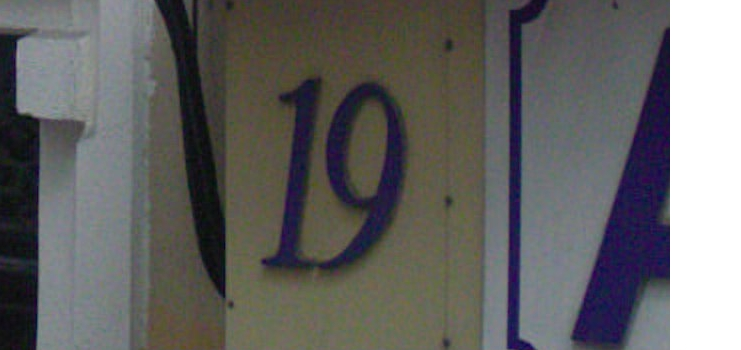
#> input picture data/raw/1.png, 741 x 350 px
$ python -i ocr_utils.py   (imports and definitions only)
#> lines starting #> are read from the running program, lines starting #| are printed output that depends on the picture; after the words box and inside, x2 and y2 are one past the last pixel; in counts of white or black regions, pixels touching at a corner belong together
#> further down, picture is the input picture: shape (350, 741, 3); mean B, G, R 99.7, 100.7, 101.4
import pytesseract

pytesseract.pytesseract.tesseract_cmd = r'C:\Program Files\Tesseract-OCR\tesseract.exe'
import cv2


def perform_ocr(img):
    # Verificar se a imagem está em escala de cinza, caso contrário, converter
    if len(img.shape) == 3:
        gray = cv2.cvtColor(img, cv2.COLOR_BGR2GRAY)
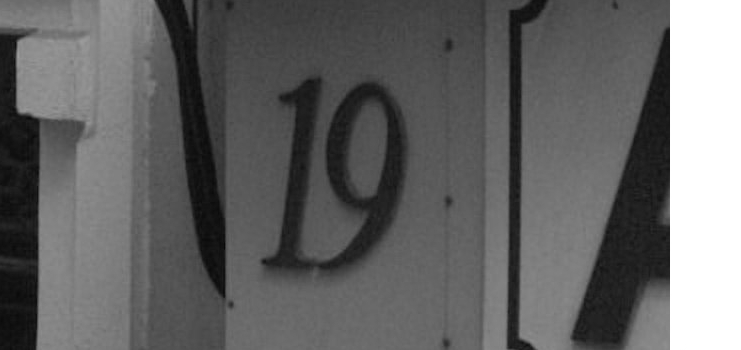
#> gray: shape (350, 741); min 8, max 255, mean 100.8
    else:
        gray = img

    # Converter para 8 bits se a imagem não estiver nesse formato
    if gray.dtype != 'uint8':
        gray = cv2.normalize(gray, None, 0, 255, cv2.NORM_MINMAX).astype('uint8')

    # Aplicar threshold binário para melhorar a legibilidade do OCR
    _, thresh = cv2.threshold(gray, 150, 255, cv2.THRESH_BINARY_INV)
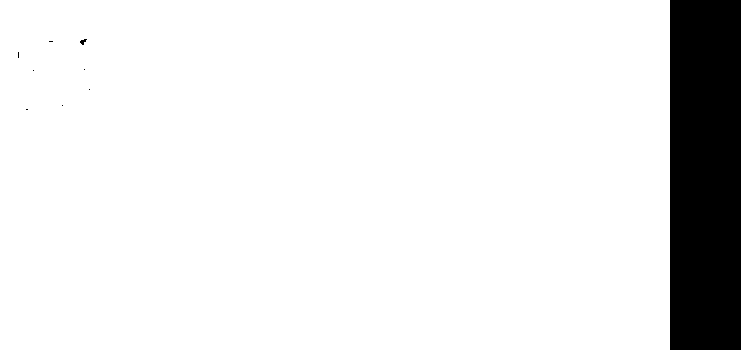
#> thresh: shape (350, 741); 90.4% white; 9 black regions (7 under 20 px), largest, box (x1, y1, x2, y2) and area: (670, 0, 741, 350) 24850, (80, 39, 87, 45) 23

    # Realizar o OCR na imagem processada
#> (the run stopped early here; a loop or call above may not have finished)

$ run again, on data/raw/12.png
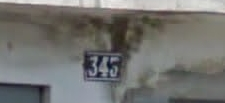
#> input picture data/raw/12.png, 225 x 103 px
#> picture is the input picture: shape (103, 225, 3); mean B, G, R 112, 115.1, 115.2
#> in perform_ocr, `_, thresh = cv2.threshold(gray, 150, 255, cv2.THRESH_BINARY_INV)`:
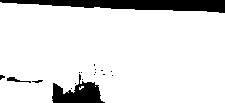
#> thresh: shape (103, 225); 88.3% white; 18 black regions (15 under 20 px), largest, box (x1, y1, x2, y2) and area: (0, 0, 225, 13) 1809, (52, 74, 105, 103) 805, (7, 77, 31, 83) 55
